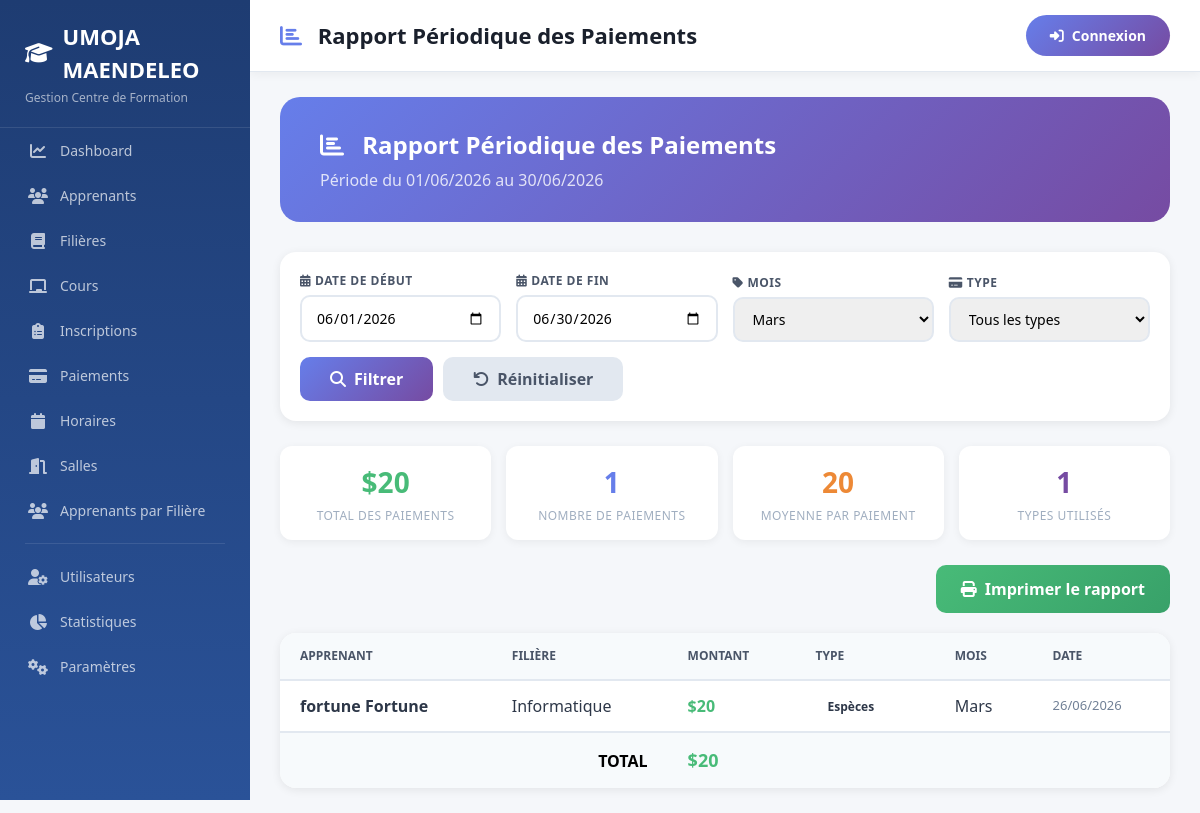
Page /pages/rapport-periodique.php?mois=Mars on the committed database.
### tables this page shows
CREATE TABLE `paiement` (
  `id_paiement` int(11) NOT NULL,
  `montant` decimal(10,2) NOT NULL,
  `type` varchar(50) DEFAULT NULL,
  `mois` varchar(30) DEFAULT NULL,
  `id_inscription` int(11) DEFAULT NULL,
  `date_creation` timestamp NOT NULL DEFAULT current_timestamp()
);

CREATE TABLE `apprenant` (
  `id_apprenant` int(11) NOT NULL,
  `nom` varchar(100) NOT NULL,
  `prenom` varchar(100) NOT NULL,
  `telephone` varchar(20) DEFAULT NULL,
  `adresse` varchar(255) DEFAULT NULL
);

CREATE TABLE `filiere` (
  `id_filiere` int(11) NOT NULL,
  `nom` varchar(100) NOT NULL,
  `duree` varchar(50) DEFAULT NULL,
  `frais_mensuel` decimal(10,2) DEFAULT NULL
);

### pages/rapport-periodique.php (the view, shortened to what this page needs)
<?php
$database = new Database();
$db = $database->connect();
$columns_query = "SHOW COLUMNS FROM paiement";
$columns_stmt = $db->prepare($columns_query);
$columns_stmt->execute();
$columns = $columns_stmt->fetchAll(PDO::FETCH_COLUMN);
$date_column = 'date_creation';
$possible_date_columns = ['date_creation', 'date_paiement', 'created_at', 'date_inscription', 'date'];
foreach ($possible_date_columns as $col) {
    if (in_array($col, $columns)) {
        $date_column = $col;
        break;
    }
}
$mois_filter = $_GET['mois'] ?? '';
$date_debut = $_GET['date_debut'] ?? date('Y-m-01');
$date_fin = $_GET['date_fin'] ?? date('Y-m-t');
$query = "SELECT
            p.*,
            a.prenom,
            a.nom,
            f.nom as filiere_nom
          FROM paiement p
          JOIN inscription i ON p.id_inscription = i.id_inscription
          JOIN apprenant a ON i.id_apprenant = a.id_apprenant
          JOIN filiere f ON i.id_filiere = f.id_filiere
          WHERE 1=1";
$params = [];
if (!empty($mois_filter)) {
    $query .= " AND p.mois = :mois";
    $params[':mois'] = $mois_filter;
}
if (!empty($date_debut) && !empty($date_fin)) {
    $query .= " AND DATE(p." . $date_column . ") BETWEEN :date_debut AND :date_fin";
    $params[':date_debut'] = $date_debut;
    $params[':date_fin'] = $date_fin;
}
$query .= " ORDER BY p." . $date_column . " DESC";
try {
    $stmt = $db->prepare($query);
    foreach ($params as $key => $value) {
        $stmt->bindValue($key, $value);
    }
    $stmt->execute();
    $paiements = $stmt->fetchAll(PDO::FETCH_ASSOC);
} catch (PDOException $e) {
    $paiements = [];
    echo '<div style="background: #fff5f5; border: 2px solid #fc8181; border-radius: 16px; padding: 20px; margin: 20px;">';
    echo '<h3 style="color: #e53e3e;">⚠️ Erreur de colonne</h3>';
    echo '<p style="color: #4a5568;">La colonne <strong>' . $date_column . '</strong> n\'existe pas dans la table paiement.</p>';
    echo '<p style="color: #4a5568;">Colonnes disponibles : <strong>' . implode(', ', $columns) . '</strong></p>';
    echo '<p style="color: #4a5568;">Veuillez corriger la variable $date_column dans le code.</p>';
    echo '</div>';
}
$total_montant = array_sum(array_column($paiements, 'montant'));
$nb_paiements = count($paiements);
$types = array_count_values(array_column($paiements, 'type'));
include __DIR__ . '/../includes/header.php';
?>
<div class="content-wrapper">
    <div class="report-header">
        <h1 style="margin: 0; font-size: 24px; font-weight: 700;">
            <i class="fas fa-chart-bar me-3"></i>
            Rapport Périodique des Paiements
        </h1>
        <p style="opacity: 0.8; margin-top: 5px;">
            Période du <?php echo date('d/m/Y', strtotime($date_debut)); ?> au <?php echo date('d/m/Y', strtotime($date_fin)); ?>
        </p>
    </div>
    <div class="filter-card no-print">
        <form method="GET" class="filter-grid">
            <div class="filter-group">
                <label><i class="fas fa-calendar-alt me-1"></i>Date de début</label>
                <input type="date" name="date_debut" value="<?php echo $date_debut; ?>">
            </div>
            <div class="filter-group">
                <label><i class="fas fa-calendar-alt me-1"></i>Date de fin</label>
                <input type="date" name="date_fin" value="<?php echo $date_fin; ?>">
            </div>
            <div class="filter-group">
                <label><i class="fas fa-tag me-1"></i>Mois</label>
                <select name="mois">
                    <?php
                    $mois_list = ['Janvier', 'Février', 'Mars', 'Avril', 'Mai', 'Juin',
                                  'Juillet', 'Août', 'Septembre', 'Octobre', 'Novembre', 'Décembre'];
                    foreach ($mois_list as $m):
                    ?>
                    <option value="<?php echo $m; ?>" <?php echo $mois_filter == $m ? 'selected' : ''; ?>>
                        <?php echo $m; ?>
                    </option>
                    <?php endforeach; ?>
                </select>
            </div>
            <div class="filter-group">
                <label><i class="fas fa-credit-card me-1"></i>Type</label>
                <select name="type">
                    <option value="">Tous les types</option>
                </select>
            </div>
            <div class="filter-group" style="display: flex; gap: 10px;">
                <button type="submit" class="btn-filter">
                    <i class="fas fa-search"></i> Filtrer
                </button>
                <a href="rapport-periodique.php" class="btn-reset">
                    <i class="fas fa-undo"></i> Réinitialiser
                </a>
            </div>
        </form>
    </div>
    <div class="stat-report">
        <div class="stat-report-item">
            <div class="number text-green">$<?php echo number_format($total_montant, 0, ',', ' '); ?></div>
            <div class="label">Total des paiements</div>
        </div>
        <div class="stat-report-item">
            <div class="number text-blue"><?php echo $nb_paiements; ?></div>
            <div class="label">Nombre de paiements</div>
        </div>
        <div class="stat-report-item">
            <div class="number text-orange"><?php echo $nb_paiements > 0 ? number_format($total_montant / $nb_paiements, 0, ',', ' ') : '0'; ?></div>
            <div class="label">Moyenne par paiement</div>
        </div>
        <div class="stat-report-item">
            <div class="number text-purple"><?php echo !empty($types) ? count($types) : '0'; ?></div>
            <div class="label">Types utilisés</div>
        </div>
    </div>
    <div style="margin-bottom: 20px; text-align: right;" class="no-print">
        <button onclick="window.print()" class="btn-print-report">
            <i class="fas fa-print"></i> Imprimer le rapport
        </button>
    </div>
    <div class="table-container">
        <div class="table-responsive">
            <table>
                <thead>
                    <tr>
                        <th>Apprenant</th>
                        <th>Filière</th>
                        <th>Montant</th>
                        <th>Type</th>
                        <th>Mois</th>
                        <th>Date</th>
                    </tr>
                </thead>
                <tbody>
                    <?php if (empty($paiements)): ?>
                        <tr>
                            <td colspan="6" style="text-align: center; padding: 40px; color: #a0aec0;">
                                <i class="fas fa-info-circle" style="font-size: 30px; display: block; margin-bottom: 10px;"></i>
                                Aucun paiement trouvé pour cette période
                            </td>
                        </tr>
                    <?php else: ?>
                        <?php foreach ($paiements as $pay): ?>
                        <tr>
                            <td><strong><?php echo htmlspecialchars($pay['prenom'] . ' ' . $pay['nom']); ?></strong></td>
                            <td><?php echo htmlspecialchars($pay['filiere_nom']); ?></td>
                            <td style="font-weight: 700; color: #48bb78;">$<?php echo number_format($pay['montant'], 0, ',', ' '); ?></td>
                            <td>
                                <span class="payment-badge <?php echo strtolower($pay['type'] ?? 'especes'); ?>">
                                    <?php echo htmlspecialchars($pay['type'] ?? 'Espèces'); ?>
                                </span>
                            </td>
                            <td><?php echo htmlspecialchars($pay['mois'] ?? '-'); ?></td>
                            <td style="font-size: 13px; color: #718096;">
                                <?php
                                if (isset($pay[$date_column]) && !empty($pay[$date_column])) {
                                    echo date('d/m/Y', strtotime($pay[$date_column]));
                                } else {
                                    echo '-';
                                }
                                ?>
                            </td>
                        </tr>
                        <?php endforeach; ?>
                    <?php endif; ?>
                </tbody>
                <tfoot>
                    <tr>
                        <td colspan="2" style="text-align: right; font-size: 16px;">TOTAL</td>
                        <td style="font-weight: 700; color: #48bb78; font-size: 18px;">$<?php echo number_format($total_montant, 0, ',', ' '); ?></td>
                        <td colspan="3"></td>
                    </tr>
                </tfoot>
            </table>
        </div>
    </div>
</div>
<?php include __DIR__ . '/../includes/footer.php'; ?>

### includes/header.php (style rules this page uses)
* { margin: 0; padding: 0; box-sizing: border-box; }
body { font-family: 'Segoe UI', Tahoma, Geneva, Verdana, sans-serif; background: #f5f7fa; min-height: 100vh; }

### pages/rapport-periodique.php (style rules this page uses)
.report-header { background: linear-gradient(135deg, #667eea 0%, #764ba2 100%); border-radius: 20px; padding: 30px 40px; color: white; margin-bottom: 30px; }
.filter-card { background: white; border-radius: 16px; padding: 20px; box-shadow: 0 2px 10px rgba(0,0,0,0.08); margin-bottom: 25px; }
.filter-card .filter-grid { display: grid; grid-template-columns: repeat(auto-fit, minmax(200px, 1fr)); gap: 15px; align-items: end; }
.filter-card .filter-group label { font-size: 12px; font-weight: 600; color: #4a5568; text-transform: uppercase; letter-spacing: 0.5px; display: block; margin-bottom: 5px; }
.filter-card .filter-group input, .filter-card .filter-group select { width: 100%; padding: 10px 14px; border: 2px solid #e2e8f0; border-radius: 10px; font-size: 14px; transition: all 0.3s ease; }
.btn-filter { background: linear-gradient(135deg, #667eea 0%, #764ba2 100%); color: white; padding: 10px 30px; border: none; border-radius: 10px; font-weight: 600; cursor: pointer; transition: all 0.3s ease; display: inline-flex; align-items: center; gap: 8px; }
.btn-reset { background: #e2e8f0; color: #4a5568; padding: 10px 30px; border: none; border-radius: 10px; font-weight: 600; cursor: pointer; transition: all 0.3s ease; text-decoration: none; display: inline-flex; align-items: center; gap: 8px; }
.stat-report { display: grid; grid-template-columns: repeat(auto-fit, minmax(150px, 1fr)); gap: 15px; margin-bottom: 25px; }
.stat-report-item { background: white; border-radius: 12px; padding: 15px 20px; box-shadow: 0 2px 8px rgba(0,0,0,0.06); text-align: center; }
.stat-report-item .number { font-size: 28px; font-weight: 700; color: #2d3748; }
.stat-report-item .number.text-green { color: #48bb78; }
.stat-report-item .number.text-blue { color: #667eea; }
.stat-report-item .number.text-orange { color: #ed8936; }
.stat-report-item .number.text-purple { color: #764ba2; }
.stat-report-item .label { font-size: 12px; color: #a0aec0; font-weight: 500; text-transform: uppercase; letter-spacing: 0.5px; margin-top: 4px; }
.btn-print-report { background: linear-gradient(135deg, #48bb78 0%, #38a169 100%); color: white; padding: 12px 25px; border: none; border-radius: 10px; font-weight: 600; cursor: pointer; transition: all 0.3s ease; display: inline-flex; align-items: center; gap: 8px; }
.payment-badge { display: inline-block; padding: 3px 12px; border-radius: 50px; font-size: 12px; font-weight: 600; }
.table-container { background: white; border-radius: 16px; overflow: hidden; box-shadow: 0 2px 10px rgba(0,0,0,0.08); }
.table-responsive { overflow-x: auto; padding: 0; }
table { width: 100%; border-collapse: collapse; }
thead { background: #f7fafc; border-bottom: 2px solid #e2e8f0; }
thead th { padding: 14px 20px; text-align: left; font-size: 12px; font-weight: 700; text-transform: uppercase; color: #4a5568; white-space: nowrap; }
tbody tr { border-bottom: 1px solid #edf2f7; transition: all 0.3s ease; }
tbody td { padding: 12px 20px; color: #2d3748; }
tfoot { background: #f7fafc; border-top: 2px solid #e2e8f0; }
tfoot td { padding: 14px 20px; font-weight: 700; }

### rows in the picture
paiement: apprenant.prenom+nom "fortune Fortune", filiere.nom "Informatique", montant "20", type "Espèces", mois "Mars", date_creation "26/06/2026"

### other values in the picture
$page_title "Rapport Périodique des Paiements"
$total_montant "20"
$nb_paiements "1"
$total_montant / $nb_paiements "20"
count($types) "1"
form field mois "Mars"
